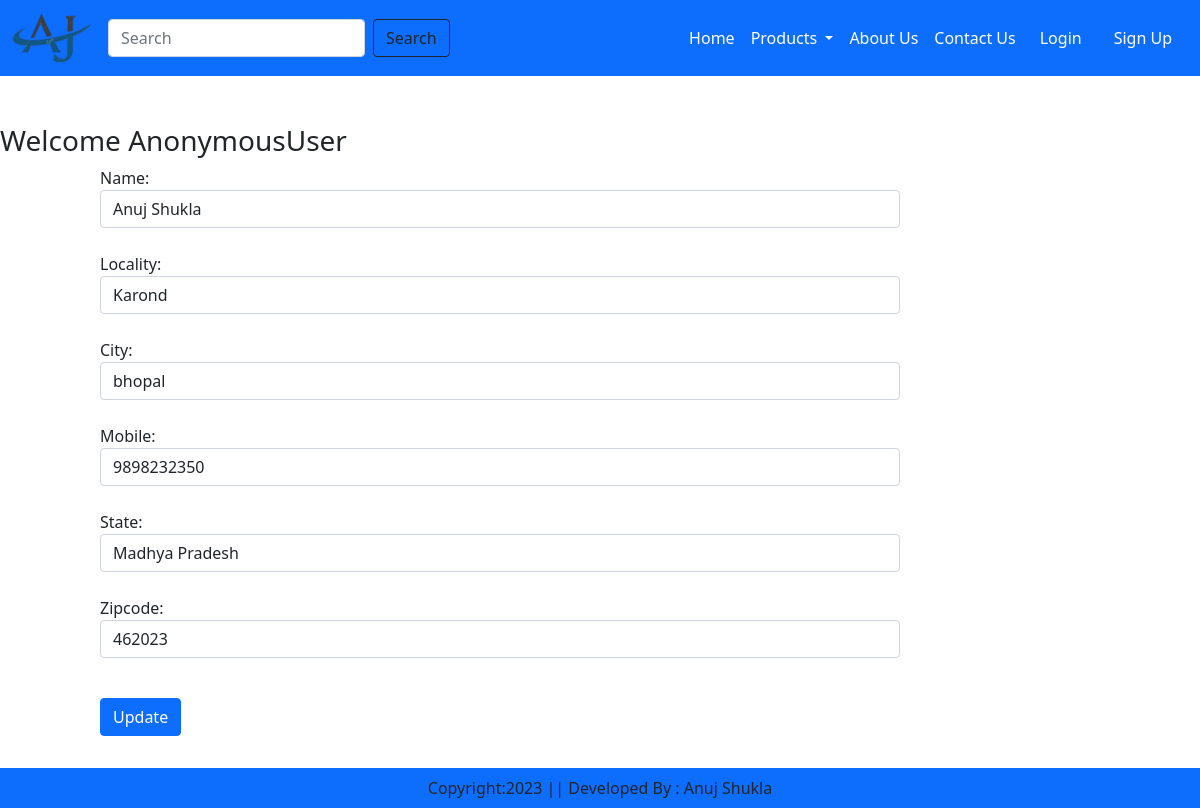
Screenshot of /update/1 with the database file from the repository.
### Admin/models.py (models this page shows, shortened)
class Customer(models.Model):
    user = models.ForeignKey(User,on_delete=models.CASCADE)
    name = models.CharField(max_length=200)
    locality = models.CharField(max_length=200)
    city = models.CharField(max_length=50,default=None)
    mobile = models.IntegerField(default=0)
    zipcode = models.IntegerField()
    state=models.CharField(max_length=200)

### User/views.py (the view, shortened to what this page needs)
# urls.py: path('update/<id>',views.update,name='update'),
def update(request,id):
    if(request.method == 'GET'):
        add = Customer.objects.get(id=id)
        form = CustomerForm(instance=add)
        totalitem = 0
        wishitem = 0
        if request.user.is_authenticated:
            totalitem = len(Cart.objects.filter(user=request.user))
            wishitem = len(Wishlist.objects.filter(user=request.user))
        return render (request,'update.html',{'form':form})

### User/forms.py
class CustomerForm(forms.ModelForm):
    class Meta:
        model = Customer
        fields = ['name','locality','city','mobile','state','zipcode']
        widgets={
            'name':forms.TextInput(attrs={'class':'form-control'}),
            'locality':forms.TextInput(attrs={'class':'form-control'}),
            'city':forms.TextInput(attrs={'class':'form-control'}),
            'mobile':forms.NumberInput(attrs={'class':'form-control'}),
            'state':forms.TextInput(attrs={'class':'form-control'}),
            'zipcode':forms.NumberInput(attrs={'class':'form-control'}),
        }

### User/templates/update.html (shortened to what this page needs)
{% extends "base.html" %}
{% load static %}
{% block main_content %}
<div class="container-box my-5">
    <div class="row">
        <h3>Welcome <span class="text-capitalize">{{request.user}} </span> </h3>
    </div>
    <div class="col-sm-8 offset-sm-1">
        <form action="" method="post">
            {% for fm in form  %}
            {{fm.label_tag}} {{fm}} <small class="text-danger">{{fm.errors|striptags}} </small>
            <br>
            {% endfor %}
            <div class="col-12 mt-3">
                <button type="submit" class="btn btn-primary"> Update</button>
            </div>
        </form>
    </div>
</div>
{% endblock main_content %}

### rows the page displays
Customer: form "Anuj Shukla" "Karond" "bhopal" "9898232350" "Madhya Pradesh" "462023"

### other values shown
{{ request.user }} "AnonymousUser"
{{ fm.label_tag }} "Name:" "Locality:" "City:" "Mobile:" "State:" "Zipcode:"
